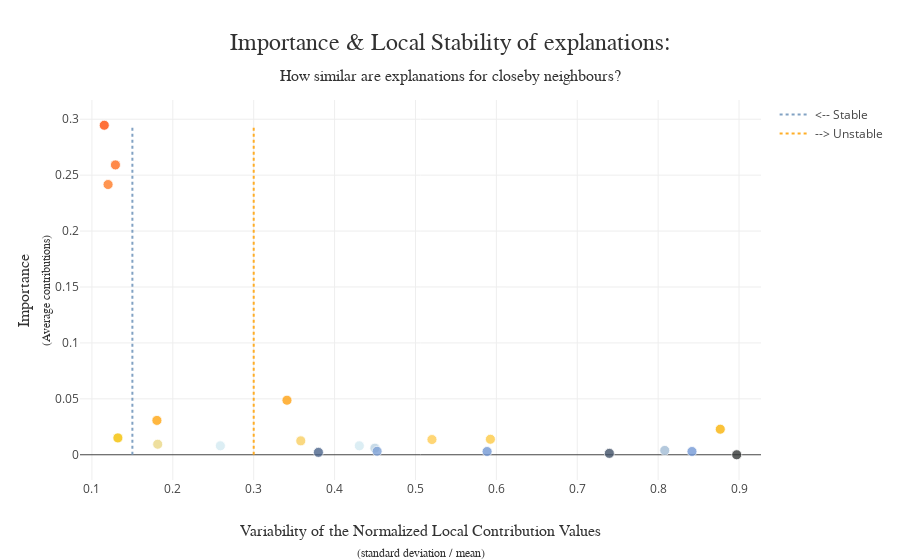

The cell this chart's notebook holds for it:
### Code cell
xpl.plot.stability_plot()

### Figure 1 — Plotly figure (JSON) as saved in the notebook; plotly's stock layout.template omitted (floating-point values rounded to 4 significant figures)
{"data": [{"hovertemplate": "%{hovertext}<extra></extra>", "hovertext": ["<b>Feature: %dl_volume</b><br />Importance: 0.00939909131358997<br />Variability: 0.18130880538724892", "<b>Feature: %tcp_protocol</b><br />Importance: 0.2416063292346793<br />Variability: 0.11994505953468278", "<b>Feature: %udp_protocol</b><br />Importance: 0.015069838357398127<br />Variability: 0.13208490159573183", "<b>Feature: %ul_volume</b><br />Importance: 0.013847884539231725<br />Variability: 0.592637691913", "<b>Feature: avg_dl_volume</b><br />Importance: 0.0487503786254441<br />Variability: 0.3411225371157414", "<b>Feature: avg_ul_volume</b><br />Importance: 0.25915679392380764<br />Variability: 0.1290606829873321", "<b>Feature: dl_data_volume</b><br />Importance: 0.00798426860018547<br />Variability: 0.4305604521252976", "<b>Feature: dl_packet</b><br />Importance: 0.005896776118200444<br />Variability: 0.4498148175191367", "<b>Feature: kB/s</b><br />Importance: 0.002895188542019483<br />Variability: 0.8418494343046908", "<b>Feature: max_dl_volume</b><br />Importance: 0.03070800505657479<br />Variability: 0.18032380819945812", "<b>Feature: max_ul_volume</b><br />Importance: 0.007986023168982514<br />Variability: 0.25878505846270905", "<b>Feature: min_dl_volume</b><br />Importance: 0.012422102579702625<br />Variability: 0.35819572494251234", "<b>Feature: min_ul_volume</b><br />Importance: 0.002129233744137999<br />Variability: 0.379982599394447", "<b>Feature: nb_downlink_packet</b><br />Importance: 0.0028796048028591056<br />Variability: 0.5885282827913803", "<b>Feature: nb_packet/s</b><br />Importance: 1.5982949349188883e-06<br />Variability: 0.8971636104893811", "<b>Feature: nb_uplink_packet</b><br />Importance: 0.0038726000331021195<br />Variability: 0.808168181942712", "<b>Feature: session_time</b><br />Importance: 0.0228451070216818<br />Variability: 0.876803985639012", "<b>Feature: std_dl_volume</b><br />Importance: 0.29460936669922133<br />Variability: 0.11524083078579556", "<b>Feature: std_ul_volume</b><br />Importance: 0.01359125075446915<br />Variability: 0.5203561085347085", "<b>Feature: ul_data_volume</b><br />Importance: 0.0012414130723385464<br />Variability: 0.7396812302866231", "<b>Feature: ul_packet</b><br />Importance: 0.003107145517439257<br />Variability: 0.4525451365946841"], "marker": {"color": [0.009399, 0.2416, 0.01507, 0.01385, 0.04875, 0.2592, 0.007984, 0.005897, 0.002895, 0.03071, 0.007986, 0.01242, 0.002129, 0.00288, 1.598e-06, 0.003873, 0.02285, 0.2946, 0.01359, 0.001241, 0.003107], "colorscale": [[0, "rgb(52, 55, 54)"], [0.007222, "rgb(74, 99, 138)"], [0.009822, "rgb(116, 153, 214)"], [0.01314, "rgb(162, 188, 213)"], [0.0271, "rgb(212, 234, 242)"], [0.0319, "rgb(235, 216, 134)"], [0.04613, "rgb(255, 204, 83)"], [0.05115, "rgb(244, 192, 0)"], [0.1042, "rgb(255, 166, 17)"], [0.8201, "rgb(255, 123, 38)"], [1, "rgb(255, 77, 7)"]], "line": {"color": "white", "width": 0.8}, "opacity": 0.8, "size": 10}, "mode": "markers", "showlegend": false, "type": "scatter", "x": [0.1813, 0.1199, 0.1321, 0.5926, 0.3411, 0.1291, 0.4306, 0.4498, 0.8418, 0.1803, 0.2588, 0.3582, 0.38, 0.5885, 0.8972, 0.8082, 0.8768, 0.1152, 0.5204, 0.7397, 0.4525], "y": [0.009399, 0.2416, 0.01507, 0.01385, 0.04875, 0.2592, 0.007984, 0.005897, 0.002895, 0.03071, 0.007986, 0.01242, 0.002129, 0.00288, 1.598e-06, 0.003873, 0.02285, 0.2946, 0.01359, 0.001241, 0.003107]}, {"hoverinfo": "none", "line": {"color": "rgba(117, 152, 189, 0.9)", "dash": "dot"}, "mode": "lines", "name": "<-- Stable", "type": "scatter", "x": [0.15, 0.15, 0.15, 0.15, 0.15, 0.15, 0.15, 0.15, 0.15, 0.15, 0.15, 0.15, 0.15, 0.15, 0.15, 0.15, 0.15, 0.15, 0.15, 0.15, 0.15], "y": [0, 0.2946]}, {"hoverinfo": "none", "line": {"color": "rgba(255, 166, 17, 0.9)", "dash": "dot"}, "mode": "lines", "name": "--> Unstable", "type": "scatter", "x": [0.3, 0.3, 0.3, 0.3, 0.3, 0.3, 0.3, 0.3, 0.3, 0.3, 0.3, 0.3, 0.3, 0.3, 0.3, 0.3, 0.3, 0.3, 0.3, 0.3, 0.3], "y": [0, 0.2946]}], "layout": {"coloraxis": {"showscale": false}, "hovermode": "closest", "title": {"font": {"color": "rgb(50, 50, 50)", "family": "Arial", "size": 24}, "pad": {"b": 50}, "text": "Importance & Local Stability of explanations:<span style='font-size: 16px;'><br />How similar are explanations for closeby neighbours?</span>", "x": 0.5, "xanchor": "center", "yanchor": "bottom"}, "xaxis": {"automargin": true, "range": [0.08524, 0.9272], "title": {"font": {"color": "rgb(50, 50, 50)", "family": "Arial Black", "size": 16}, "text": "Variability of the Normalized Local Contribution Values<span style='font-size: 12px;'><br />(standard deviation / mean)</span>"}}, "yaxis": {"automargin": true, "title": {"font": {"color": "rgb(50, 50, 50)", "family": "Arial Black", "size": 16}, "text": "Importance<span style='font-size: 12px;'><br />(Average contributions)</span>"}}}}
